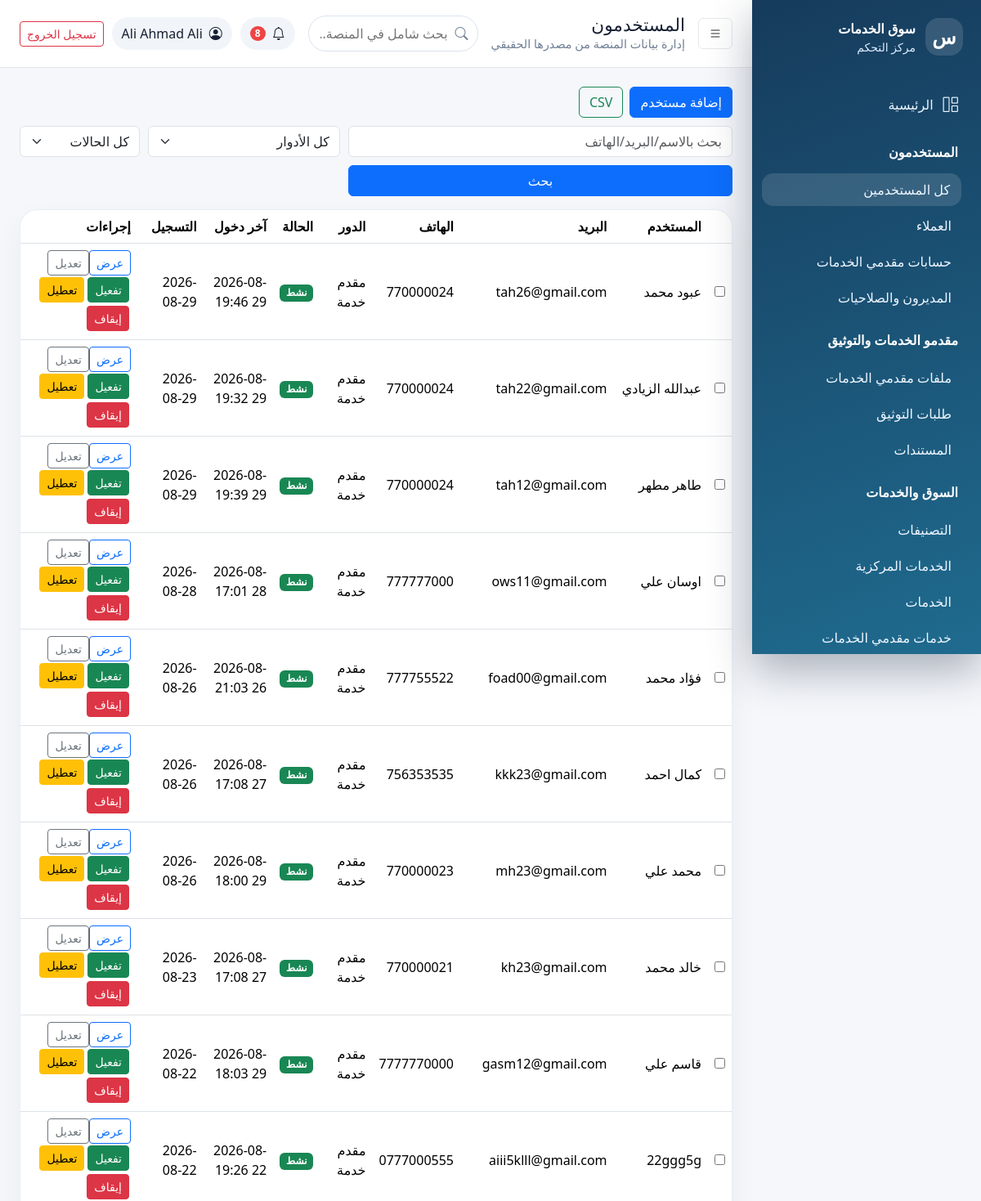
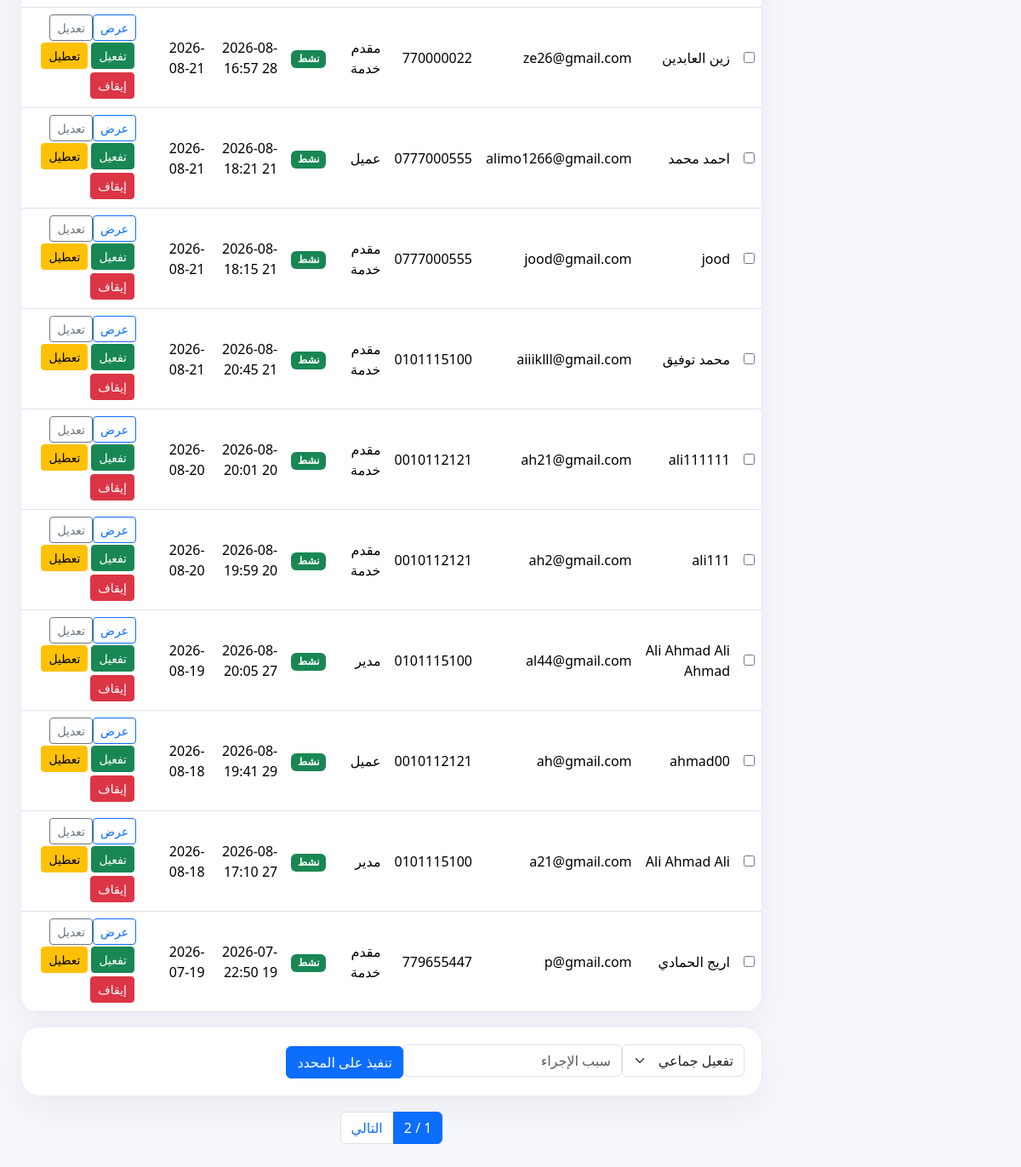
Page /dashboard/users/ (signed in) on the committed database (2 pictures, top to bottom).
### apps/accounts/models.py (models this page shows, shortened)
class User(AbstractUser):
    ROLE_CHOICES = (
        ('customer', 'عميل'),
        ('provider', 'مقدم خدمة'),
        ('admin', 'مدير'),
        ('super_admin', 'مدير عام'),
    )
    email = models.EmailField('البريد الإلكتروني', unique=True)
    role = models.CharField('الدور', max_length=20, choices=ROLE_CHOICES, default='customer')
    phone = models.CharField('رقم الجوال', max_length=20, blank=True)
    city = models.CharField('المدينة', max_length=100, blank=True)
    location_city = models.ForeignKey('core.City', on_delete=models.SET_NULL, null=True, blank=True, related_name='users', verbose_name='المدينة المختارة')
    location_district = models.ForeignKey('core.District', on_delete=models.SET_NULL, null=True, blank=True, related_name='users', verbose_name='المديرية المختارة')
    is_verified = models.BooleanField('حساب موثق', default=False)
    is_active = models.BooleanField('حساب نشط', default=True)
    created_at = models.DateTimeField('تاريخ الإنشاء', auto_now_add=True)
    updated_at = models.DateTimeField('تاريخ التحديث', auto_now=True)
    USERNAME_FIELD = 'username'
    REQUIRED_FIELDS = ['email']
    class Meta:
        verbose_name = 'مستخدم'
        verbose_name_plural = 'المستخدمون'
        ordering = ['-created_at']

### apps/dashboard/views.py (the view)
# urls.py: path('users/', views.users_list, name='users'), path('users/customers/', views.users_list, {'role':'customer'}, name='customers'), path('users/providers/', views.users_list, {'role':'provider'}, name=
@dashboard_required
def users_list(request, role=None):
    qs=User.objects.select_related('location_city','location_district')
    if role: qs=qs.filter(role=role)
    qs=_search(qs, request.GET.get('q'), ['username','email','first_name','last_name','phone'])
    if request.GET.get('role'): qs=qs.filter(role=request.GET['role'])
    if request.GET.get('active') in {'0','1'}: qs=qs.filter(is_active=request.GET['active']=='1')
    if request.GET.get('city'): qs=qs.filter(location_city_id=request.GET['city'])
    qs=_date_filter(qs, request); qs=_sort(qs, request, {'created_at','-created_at','username','-username','last_login','-last_login'}, '-created_at')
    return render(request,'dashboard/users/list.html',{**_common(request,'المستخدمون'),'page_obj':_paginate(request,qs),'roles':User.ROLE_CHOICES,'cities':City.objects.filter(is_active=True)})

### apps/core/context_processors.py (called while the page is built)
def maps_settings(request):
    return {'MAPS_API_KEY': settings.MAPS_API_KEY}

### apps/dashboard/permissions.py (called while the page is built)
def can_access_dashboard(user):
    return bool(user.is_authenticated and user.is_active and (user.is_staff or user.is_superuser or getattr(user, 'role', '') in {'admin', 'super_admin'}))

def dashboard_required(view_func):
    @wraps(view_func)
    def _wrapped(request, *args, **kwargs):
        if not request.user.is_authenticated:
            return redirect('dashboard:login')
        if not can_access_dashboard(request.user):
            raise PermissionDenied('ليست لديك صلاحية الدخول إلى لوحة التحكم.')
        return view_func(request, *args, **kwargs)
    return _wrapped

### apps/dashboard/views.py (called while the page is built)
def _paginate(request, qs, per_page=PER_PAGE): return Paginator(qs, per_page).get_page(request.GET.get('page'))

def _common(request, title):
    unread = request.user.notifications.filter(is_read=False).count() if hasattr(request.user, 'notifications') else 0
    return {'page_title': title, 'unread_notifications': unread}

def _search(qs, q, fields):
    if not q: return qs
    query=Q()
    for field in fields: query |= Q(**{f'{field}__icontains': q})
    return qs.filter(query)

def _date_filter(qs, request, field='created_at'):
    if request.GET.get('date_from'): qs=qs.filter(**{f'{field}__date__gte': request.GET['date_from']})
    if request.GET.get('date_to'): qs=qs.filter(**{f'{field}__date__lte': request.GET['date_to']})
    return qs

def _sort(qs, request, allowed, default):
    key=request.GET.get('sort', default)
    return qs.order_by(key if key in allowed else default)

### apps/dashboard/templates/dashboard/users/list.html
{% extends 'dashboard/base.html' %}{% block content %}<div class="bulk-bar"><a class="btn btn-primary" href="{% url 'dashboard:user_create' %}">إضافة مستخدم</a><a class="btn btn-outline-success" href="{% url 'dashboard:export' 'users' %}?{{ request.GET.urlencode }}">CSV</a></div><form class="filters"><input name="q" value="{{ request.GET.q }}" placeholder="بحث بالاسم/البريد/الهاتف" class="form-control"><select name="role" class="form-select"><option value="">كل الأدوار</option>{% for k,v in roles %}<option value="{{ k }}" {% if request.GET.role == k %}selected{% endif %}>{{ v }}</option>{% endfor %}</select><select name="active" class="form-select"><option value="">كل الحالات</option><option value="1">نشط</option><option value="0">معطل/موقوف</option></select><button class="btn btn-primary">بحث</button></form><div class="table-card"><table class="table"><thead><tr><th></th><th>المستخدم</th><th>البريد</th><th>الهاتف</th><th>الدور</th><th>الحالة</th><th>آخر دخول</th><th>التسجيل</th><th>إجراءات</th></tr></thead><tbody>{% for u in page_obj %}<tr><td><input form="bulkUsers" type="checkbox" name="ids" value="{{ u.pk }}"></td><td>{{ u.get_full_name|default:u.username }}</td><td>{{ u.email }}</td><td>{{ u.phone|default:'-' }}</td><td>{{ u.get_role_display }}</td><td>{% if u.is_active %}<span class="badge text-bg-success">نشط</span>{% else %}<span class="badge text-bg-danger">معطل/موقوف</span>{% endif %}</td><td>{{ u.last_login|date:'Y-m-d H:i'|default:'-' }}</td><td>{{ u.created_at|date:'Y-m-d' }}</td><td class="actions-cell"><a class="btn btn-sm btn-outline-primary" href="{% url 'dashboard:user_detail' u.pk %}">عرض</a><a class="btn btn-sm btn-outline-secondary" href="{% url 'dashboard:user_edit' u.pk %}">تعديل</a><form method="post" action="{% url 'dashboard:user_action' u.pk 'activate' %}" data-confirm="تفعيل الحساب؟">{% csrf_token %}<button class="btn btn-sm btn-success">تفعيل</button></form><form method="post" action="{% url 'dashboard:user_action' u.pk 'deactivate' %}" data-confirm="تعطيل الحساب؟">{% csrf_token %}<input type="hidden" name="reason" value="تعطيل من لوحة الإدارة"><button class="btn btn-sm btn-warning">تعطيل</button></form><form method="post" action="{% url 'dashboard:user_action' u.pk 'suspend' %}" data-confirm="إيقاف الحساب؟">{% csrf_token %}<input type="hidden" name="reason" value="إيقاف من لوحة الإدارة"><button class="btn btn-sm btn-danger">إيقاف</button></form></td></tr>{% empty %}<tr><td colspan="9">{% include 'dashboard/partials/empty.html' %}</td></tr>{% endfor %}</tbody></table></div><form id="bulkUsers" method="post" action="{% url 'dashboard:users_bulk' %}" class="panel mt-3" data-confirm="تنفيذ إجراء جماعي؟">{% csrf_token %}<select name="action" class="form-select d-inline-block w-auto"><option value="activate">تفعيل جماعي</option><option value="deactivate">تعطيل جماعي</option><option value="suspend">إيقاف جماعي</option></select><input name="reason" class="form-control d-inline-block w-auto" placeholder="سبب الإجراء"><button class="btn btn-primary">تنفيذ على المحدد</button></form>{% include 'dashboard/partials/pagination.html' %}{% endblock %}

### apps/dashboard/templates/dashboard/partials/header.html
<header class="dash-header"><button class="btn icon-btn" data-sidebar-toggle><i class="bi bi-list"></i></button><div><h1>{{ page_title }}</h1><p>إدارة بيانات المنصة من مصدرها الحقيقي</p></div><form class="global-search" action="{% url 'dashboard:global_search' %}" method="get"><label class="visually-hidden" for="dashboard-search">بحث شامل في المنصة</label><i class="bi bi-search"></i><input id="dashboard-search" name="q" value="{{ request.GET.q }}" minlength="2" placeholder="بحث شامل في المنصة..." autocomplete="off"></form><div class="header-actions"><span class="notif"><i class="bi bi-bell"></i>{% if unread_notifications %}<b>{{ unread_notifications }}</b>{% endif %}</span><div class="user-pill"><i class="bi bi-person-circle"></i><span>{{ request.user.get_full_name|default:request.user.username }}</span></div><a class="btn btn-outline-danger btn-sm" href="{% url 'accounts:logout' %}">تسجيل الخروج</a></div></header>

### apps/dashboard/static/dashboard/css/dashboard.css (style rules this page uses)
:root { --side:#163b5c;--side2:#1f6b8f;--bg:#f5f7fb;--card:#fff;--text:#172033;--muted:#718096;--primary:#2563eb }
body { font-family:Tajawal,system-ui,-apple-system,"Segoe UI",sans-serif;background:var(--bg);color:var(--text) }
.dash-header { height:82px;background:#fff;display:flex;align-items:center;gap:16px;padding:0 24px;box-shadow:0 1px 0 #e5e7eb;position:sticky;top:0;z-index:1000 }
.dash-header h1 { font-size:1.35rem;margin:0 }
.dash-header p { margin:0;color:var(--muted);font-size:.9rem }
.header-actions { margin-inline-start:auto;display:flex;align-items:center;gap:10px }
.icon-btn { border:1px solid #e5e7eb;background:#fff }
.user-pill,.notif { display:flex;align-items:center;gap:8px;background:#f1f5f9;border-radius:999px;padding:8px 12px }
.notif { position:relative }
.notif b { background:#ef4444;color:#fff;border-radius:99px;padding:0 6px;font-size:.75rem }
.stat-card,.panel,.table-card { background:var(--card);border:1px solid #e8eef6;border-radius:22px;box-shadow:0 14px 35px #1e293b0d }
.panel { padding:20px;margin-bottom:18px }
.table-card { overflow:auto }
.table { margin:0;vertical-align:middle }
.filters { display:grid;grid-template-columns:2fr 1fr auto;gap:10px;margin-bottom:16px }
.actions-cell form { display:inline-block;margin:2px }
.bulk-bar { display:flex;gap:8px;align-items:center;margin-bottom:10px }
.global-search { position:relative;flex:1;max-width:420px;margin-inline-start:auto }
.global-search i { position:absolute;inset-inline-start:12px;top:50%;transform:translateY(-50%);color:var(--muted) }
.global-search input { width:100%;border:1px solid #dbe3ef;border-radius:999px;padding:9px 36px 9px 14px;outline:none }

### rows in the picture
User: user.get_full_name "Ali Ahmad Ali", get_full_name "Ali Ahmad Ali", email "a21@gmail.com", phone "0101115100", role "مدير", is_active "نشط", last_login "2026-08-27 17:10", created_at "2026-08-18"
User: get_full_name "عبود محمد", email "tah26@gmail.com", phone "770000024", role "مقدم خدمة", is_active "نشط", last_login "2026-08-29 19:46", created_at "2026-08-29"
User: get_full_name "عبدالله الزيادي", email "tah22@gmail.com", phone "770000024", role "مقدم خدمة", is_active "نشط", last_login "2026-08-29 19:32", created_at "2026-08-29"
User: get_full_name "طاهر مطهر", email "tah12@gmail.com", phone "770000024", role "مقدم خدمة", is_active "نشط", last_login "2026-08-29 19:39", created_at "2026-08-29"
User: get_full_name "اوسان علي", email "ows11@gmail.com", phone "777777000", role "مقدم خدمة", is_active "نشط", last_login "2026-08-28 17:01", created_at "2026-08-28"
User: get_full_name "فؤاد محمد", email "foad00@gmail.com", phone "777755522", role "مقدم خدمة", is_active "نشط", last_login "2026-08-26 21:03", created_at "2026-08-26"
User: get_full_name "كمال احمد", email "kkk23@gmail.com", phone "756353535", role "مقدم خدمة", is_active "نشط", last_login "2026-08-27 17:08", created_at "2026-08-26"
User: get_full_name "محمد علي", email "mh23@gmail.com", phone "770000023", role "مقدم خدمة", is_active "نشط", last_login "2026-08-29 18:00", created_at "2026-08-26"
User: get_full_name "خالد محمد", email "kh23@gmail.com", phone "770000021", role "مقدم خدمة", is_active "نشط", last_login "2026-08-27 17:08", created_at "2026-08-23"
User: get_full_name "قاسم علي", email "gasm12@gmail.com", phone "7777770000", role "مقدم خدمة", is_active "نشط", last_login "2026-08-29 18:03", created_at "2026-08-22"
User: get_full_name "22ggg5g", email "aiii5klll@gmail.com", phone "0777000555", role "مقدم خدمة", is_active "نشط", last_login "2026-08-22 19:26", created_at "2026-08-22"
User: get_full_name "زين العابدين", email "ze26@gmail.com", phone "770000022", role "مقدم خدمة", is_active "نشط", last_login "2026-08-28 16:57", created_at "2026-08-21"
User: get_full_name "احمد محمد", email "alimo1266@gmail.com", phone "0777000555", role "عميل", is_active "نشط", last_login "2026-08-21 18:21", created_at "2026-08-21"
User: get_full_name "jood", email "jood@gmail.com", phone "0777000555", role "مقدم خدمة", is_active "نشط", last_login "2026-08-21 18:15", created_at "2026-08-21"
User: get_full_name "محمد توفيق", email "aiiiklll@gmail.com", phone "0101115100", role "مقدم خدمة", is_active "نشط", last_login "2026-08-21 20:45", created_at "2026-08-21"
User: get_full_name "ali111111", email "ah21@gmail.com", phone "0010112121", role "مقدم خدمة", is_active "نشط", last_login "2026-08-20 20:01", created_at "2026-08-20"
User: get_full_name "ali111", email "ah2@gmail.com", phone "0010112121", role "مقدم خدمة", is_active "نشط", last_login "2026-08-20 19:59", created_at "2026-08-20"
User: get_full_name "Ali Ahmad Ali Ahmad", email "al44@gmail.com", phone "0101115100", role "مدير", is_active "نشط", last_login "2026-08-27 20:05", created_at "2026-08-19"
User: get_full_name "ahmad00", email "ah@gmail.com", phone "0010112121", role "عميل", is_active "نشط", last_login "2026-08-29 19:41", created_at "2026-08-18"
User: get_full_name "اريج الحمادي", email "p@gmail.com", phone "779655447", role "مقدم خدمة", is_active "نشط", last_login "2026-07-19 22:50", created_at "2026-07-19"

### other values in the picture
{{ page_title }} "المستخدمون"
{{ unread_notifications }} "8"
{{ page_obj.paginator.num_pages }} "2"
